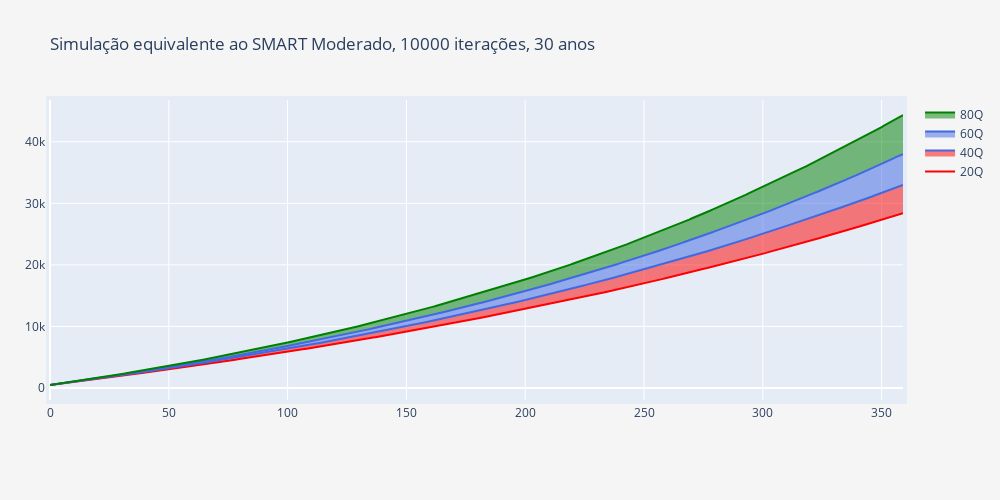

Notebook code for this chart:
### Code cell
fig = go.Figure()
fig.add_trace(go.Scatter(y=quantiles['20Q'], x=quantiles.index,
    fill=None,
    mode='lines',
    line_color='red',
    name="20Q"
    ))
fig.add_trace(go.Scatter(y=quantiles['40Q'], x=quantiles.index,
    fill='tonexty',
    mode='lines',
    line_color='royalblue',
    fillcolor='rgba(255, 0, 0, 0.5)',
    name="40Q"
    ))
fig.add_trace(go.Scatter(y=quantiles['60Q'], x=quantiles.index,
    fill='tonexty',
    mode='lines',
    line_color='royalblue',
    name="60Q"
    ))
fig.add_trace(go.Scatter(y=quantiles['80Q'], x=quantiles.index,
    fill='tonexty',
    mode='lines',
    line_color='green',
    name="80Q"
    ))
fig.update_layout(
    title='Simulação equivalente ao SMART Moderado, 10000 iterações, 30 anos',
    autosize=False,
    width=1000,
    height=500,
    margin=dict(
        l=50,
        r=50,
        b=100,
        t=100,
        pad=4
    ),
    paper_bgcolor="whitesmoke",
)

fig.show()

### Figure 1 — Plotly figure (JSON) as saved in the notebook; plotly's stock layout.template omitted (floating-point values rounded to 4 significant figures; data arrays with more than 128 entries replaced by an {"elided": "..."} marker saying what was removed)
{"data": [{"line": {"color": "red"}, "mode": "lines", "name": "20Q", "type": "scatter", "x": {"elided": "360 int values"}, "y": {"elided": "360 float values"}}, {"fill": "tonexty", "fillcolor": "rgba(255, 0, 0, 0.5)", "line": {"color": "royalblue"}, "mode": "lines", "name": "40Q", "type": "scatter", "x": {"elided": "360 int values"}, "y": {"elided": "360 float values"}}, {"fill": "tonexty", "line": {"color": "royalblue"}, "mode": "lines", "name": "60Q", "type": "scatter", "x": {"elided": "360 int values"}, "y": {"elided": "360 float values"}}, {"fill": "tonexty", "line": {"color": "green"}, "mode": "lines", "name": "80Q", "type": "scatter", "x": {"elided": "360 int values"}, "y": {"elided": "360 float values"}}], "layout": {"autosize": false, "height": 500, "margin": {"b": 100, "l": 50, "pad": 4, "r": 50, "t": 100}, "paper_bgcolor": "whitesmoke", "title": {"text": "Simulação equivalente ao SMART Moderado, 10000 iterações, 30 anos"}, "width": 1000, "xaxis": {"autorange": true, "range": [0, 359], "type": "linear"}, "yaxis": {"autorange": true, "range": [-1943.0, 46780.0], "type": "linear"}}}
